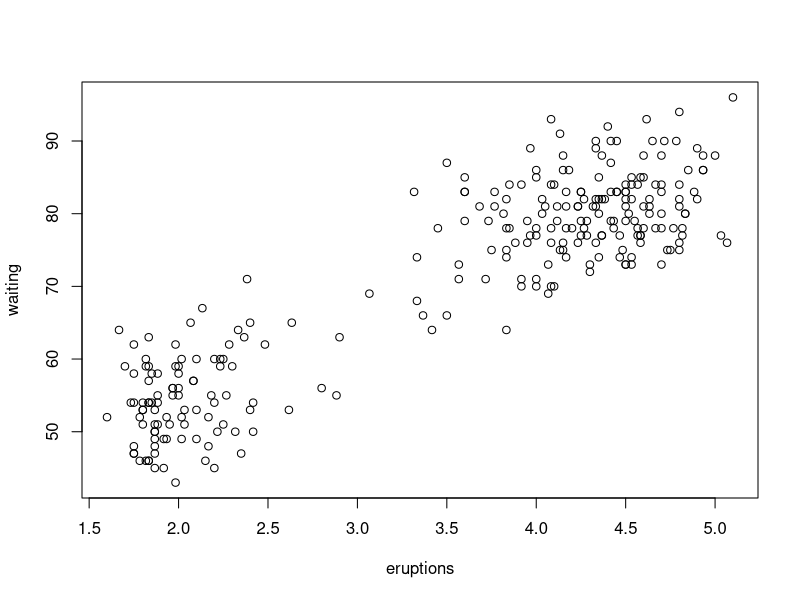
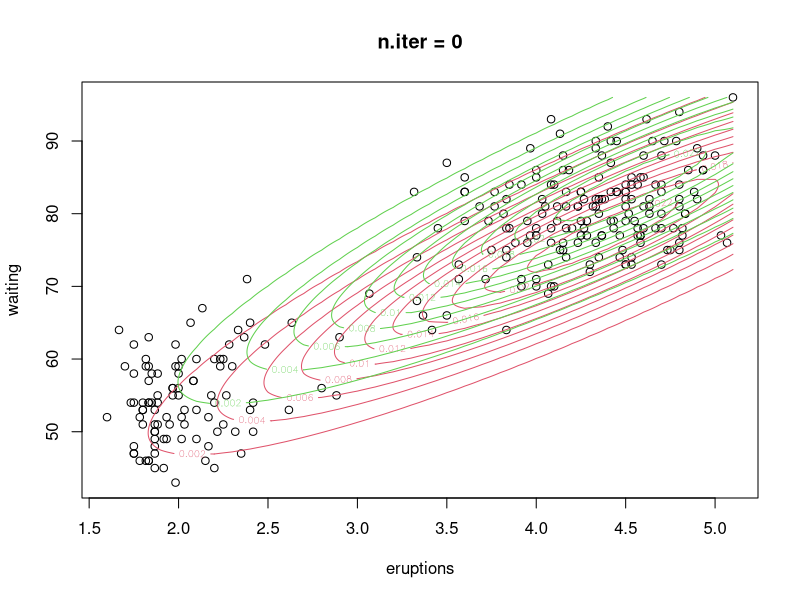
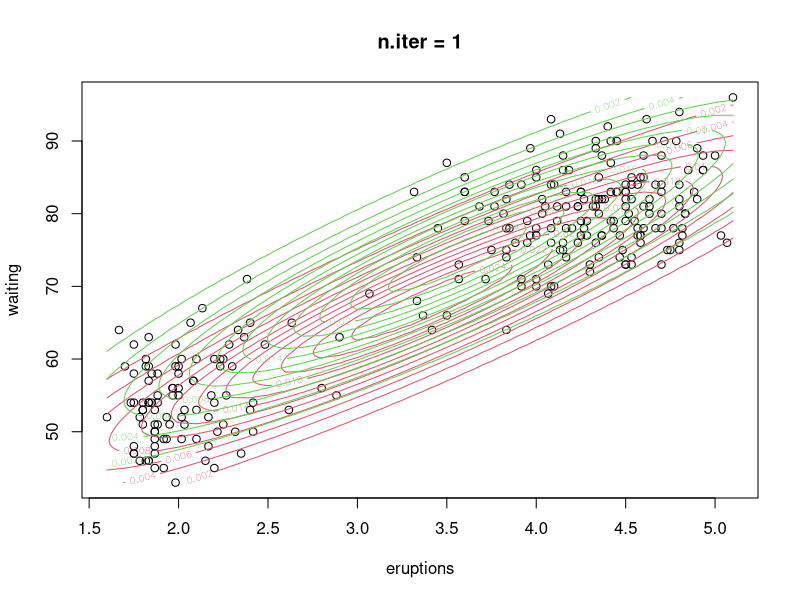
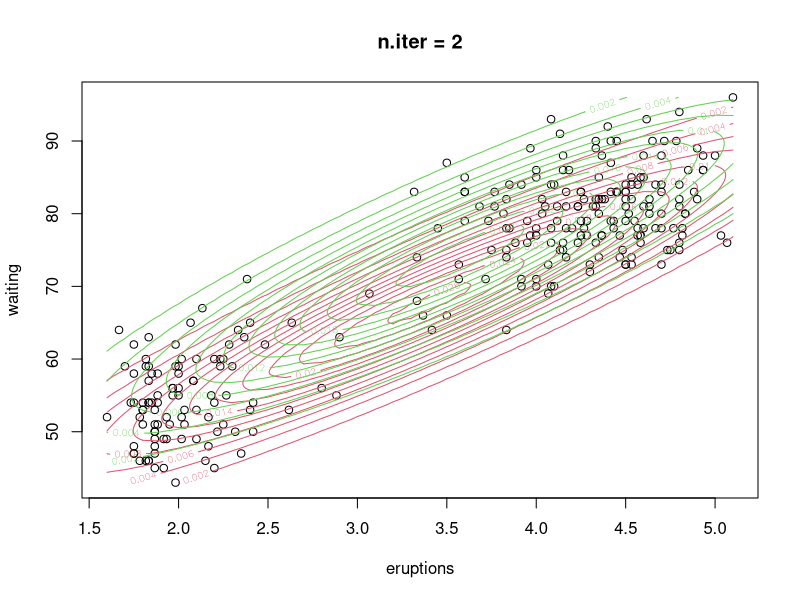
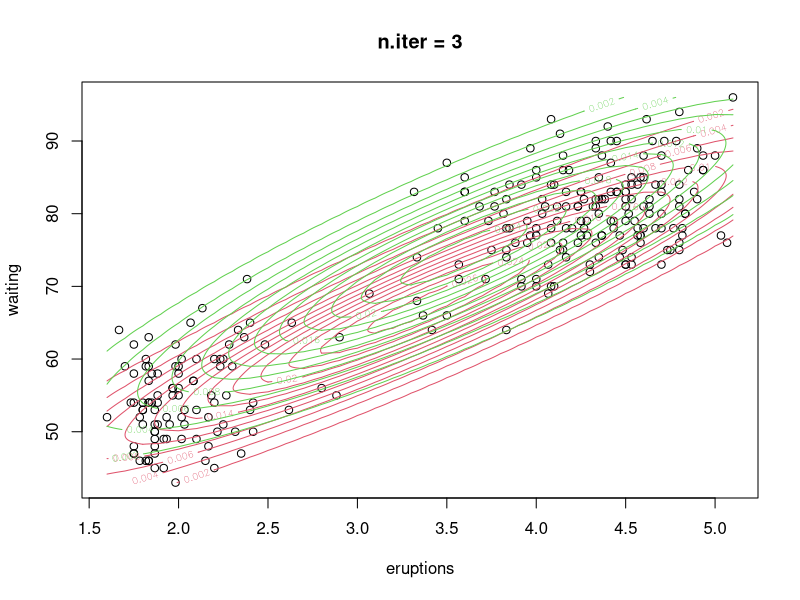
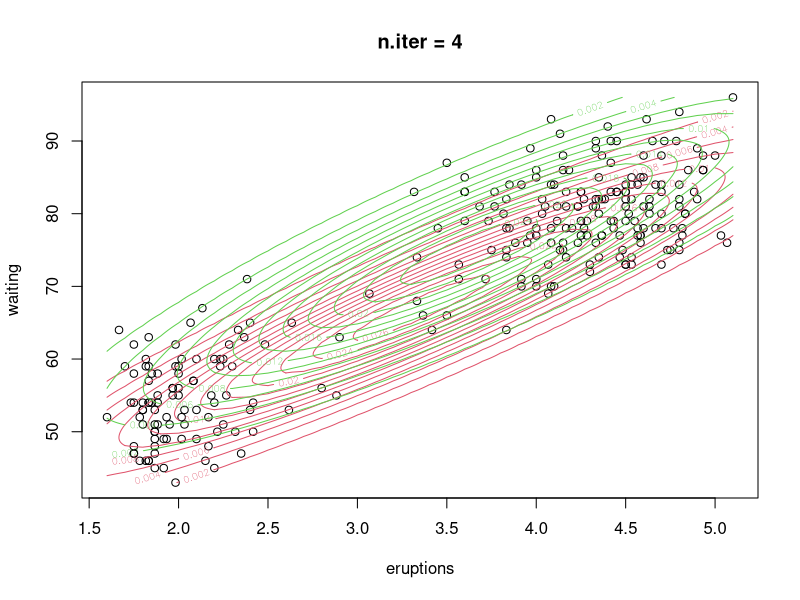
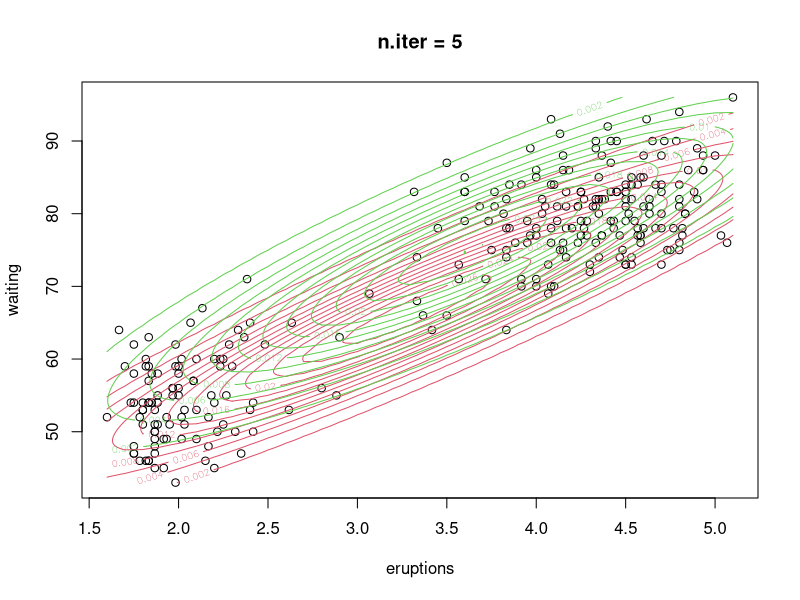
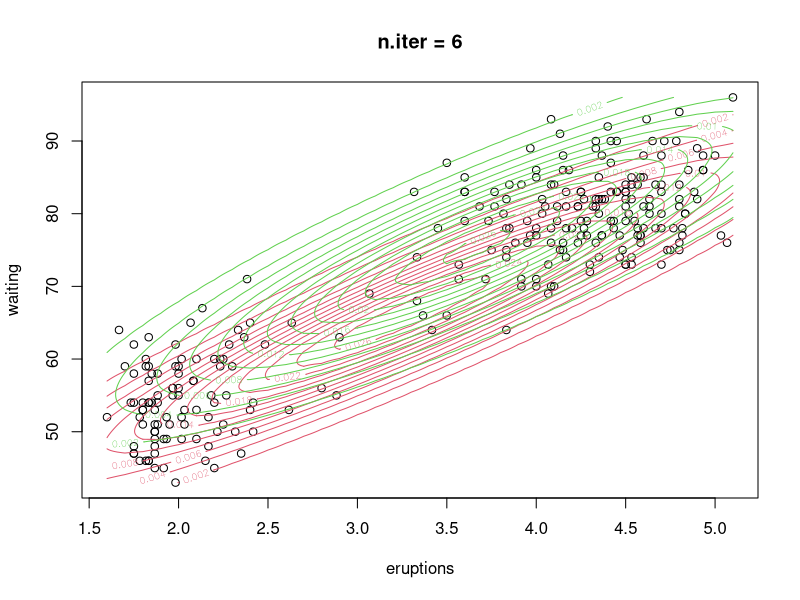

The R source for these figures, in order:
## ---- chunk 1
knitr::opts_chunk$set(echo = TRUE)
## ---- chunk 2
library('mvtnorm')

plot.mixture <- function(model, YY, ...) {
  plot(YY, ...)
  mmu <- model$mmu
  SS <- model$SS
  m <- length(mmu)
  xx <- seq(min(YY[,1]), max(YY[,1]), by=.1)
  yy <- seq(min(YY[,2]), max(YY[,2]), by=.1)
  for (ell in 1:m) {
    contour(xx, yy, 
             outer(xx, yy, function(xx, yy) dmvnorm(cbind(xx, yy), mmu[[ell]], SS[[ell]])),
             add=T, col=1+ell%%7)
  }
}

YY <- as.matrix(faithful)
par(mfrow=c(1,2))
# boxplot(YY$eruptions)
# boxplot(YY$waiting)
par(mfrow=c(1,1))
plot(YY)
## ---- chunk 3
llk <- function(model, YY) {
  mmu <- model$mmu
  SS <- model$SS
  pp <- model$pp
  m <- length(mmu)
  N <- nrow(YY)
  PPHI <- matrix(0, N, m)
  for (ell in 1:m) {
    PPHI[,ell] <- dmvnorm(YY, mean=mmu[[ell]], sigma=SS[[ell]])
  }
  sum(log(PPHI %*% pp))
}

em.gauss <- function(m, YY, llk.diff.eps=0.1, do.plot=FALSE, verbose=FALSE) {
  d <- ncol(YY)
  N <- nrow(YY)
  phi <- dmvnorm
  mmu <- list()
  SS <- list()
  ww <- list()
  zz <- list()
  llk.prev <- -Inf
  llk.hist <- NULL
  # Initialization
  # TODO: Split the data into m clusters at random; calculate mmu, SS, pp for each cluster
  for (ell in 1:m) {
    # pick two data points at random
    mmu[[ell]] <- sample(as.data.frame(t(YY)), 1)[[1]]
    SS[[ell]] <- cov(YY)
  }
  pp <- rep(1/m, m)
  if (do.plot) {
    plot.mixture(list(pp=pp, mmu=mmu, SS=SS), YY, main=paste('n.iter =', 0))
  }
  n.iter <- 1
  repeat {
    # Expectation
    PPHI <- matrix(0, N, m)
    for (ell in 1:m) {
      PPHI[,ell] <- phi(YY, mean=mmu[[ell]], sigma=SS[[ell]])
    }
    for (ell in 1:m) {
      zz[[ell]] <- pp[[ell]] * PPHI[,ell]  / PPHI %*% pp
    }
    for (ell in 1:m) {
      ww[[ell]] <- zz[[ell]] / sum(zz[[ell]])
    }
    # Maximization
    for (ell in 1:m) {
      mmu[[ell]] <- as.vector(t(YY) %*% ww[[ell]])
      pp[[ell]] <- sum(zz[[ell]]) / N
      # FIXME: vectorize
      for (i1 in 1:d) {
        for (i2 in 1:d) {
          SS[[ell]][i1, i2] <- sum(ww[[ell]] * (YY[, i1] - mmu[[ell]][i1]) * (YY[, i2] - mmu[[ell]][i2]))
        }
      }
    }
    llk.cur <- llk(list(pp=pp, mmu=mmu, SS=SS), YY)
    llk.diff <- abs(llk.cur - llk.prev)
    if (verbose) {
      cat('# ', n.iter, ' LLK = ', llk.cur, ' (', llk.diff, ')\n', sep='')
    }
    llk.hist <- c(llk.hist, llk.cur)
    if (do.plot) {
      plot.mixture(list(pp=pp, mmu=mmu, SS=SS), YY, main=paste('n.iter =', n.iter))
    }
    if (llk.diff < llk.diff.eps) {
      if (do.plot) {
        plot(llk.hist, type='o', col='blue', main='Log likelihood', xlab='n.iter')
      }
      return(list(pp=pp, mmu=mmu, SS=SS, zz=zz, llk=llk.cur, llk.hist=llk.hist))
    } else {
      llk.prev <- llk.cur
      n.iter <- n.iter + 1
    }
  }
}
## ---- chunk 4
set.seed(2)
model.2 <- em.gauss(2, YY, do.plot=TRUE, verbose=TRUE)
model.2$pp
model.2$mmu
model.2$SS
## ---- chunk 5
set.seed(1)
model.3 <- em.gauss(3, YY, do.plot=TRUE, verbose=TRUE)
## ---- chunk 6
fit.em.gauss <- function(m, YY, n.tries=10, verbose=FALSE) {
  prev.llk <- -Inf
  model.best <- NULL
  for (n.iter in 1:n.tries) {
    if (verbose) {
      cat('= Fitting model', n.iter, '...\n')
    }
    model <- em.gauss(m, YY, verbose=verbose)
    if (model$llk > prev.llk) {
      model.best <- model
    }
  }
  return(model)
}

set.seed(1)
model <- fit.em.gauss(3, YY, verbose=TRUE)
## ---- chunk 7
df <- function(model) {
  m <- length(model$mmu)
  d <- length(model$mmu[[1]])
  (m - 1) + m * d + m * d*(d+1) / 2
}

aic.gm <- function(model, YY) {
  2 * (llk(model, YY) - df(model))
}

bic.gm <- function(model, YY) {
  N <- nrow(YY)
  2 * llk(model, YY) - df(model) * log(N)
}
## ---- chunk 8
model <- em.gauss(3, YY, do.plot=FALSE)
df(model)
aic.gm(model, YY)
bic.gm(model, YY)
## ---- chunk 9
ic.mod.sel <- function(m.max, n.tries=10, do.plot=FALSE) {
  aic <- numeric(m.max)
  bic <- numeric(m.max)
  for (m in 1:m.max) {
    cat('m =', m, '\n')
    model <- fit.em.gauss(m, YY, n.tries=n.tries, verbose=FALSE)
    # model <- em.gauss(m, YY)
    aic[m] <- aic.gm(model, YY)
    bic[m] <- bic.gm(model, YY)
  }
  if (do.plot) {
    matplot(cbind(aic, bic), type='b', pch=c(1,2), col=c('blue', 'red'), lty=c('solid'),
            main='', xlab='m')
  }
  legend("topleft", bty = "n",
         legend = c('AIC', 'BIC'),
         col = c('blue', 'red'),
         lty = c('solid', 'solid'))
  return(list(aic=aic, bic=bic))
}
## ---- chunk 10
set.seed(1)
ic.mod.sel(7, 20, do.plot=TRUE)
## ---- chunk 11
plot.classification <- function(model, YY, plot.densities=TRUE) {
  N <- nrow(YY)
  m <- length(model$pp)
  ZZ <- matrix(unlist(model$zz), N, m)
  xlim <- c(min(YY[,1]), max(YY[,1]))
  ylim <- c(min(YY[,2]), max(YY[,2]))
  if (plot.densities) {
    plot.mixture(model, YY, main=paste('m =', m))
  } else {
    plot(YY, type='n', main=paste('m =', m))
  }
  class.labels <- apply(ZZ, 1, which.max)
  for (ell in 1:m) {
    par(new=TRUE)
    plot(YY[class.labels==ell,], col=(1+ell), xlab='', ylab='', xlim=xlim, ylim=ylim, axes=FALSE)
  }
}

set.seed(1)
model <- fit.em.gauss(2, YY, 20, verbose=FALSE)
ZZ <- matrix(unlist(model$zz), 272, 2)
head(ZZ)
head(rowSums(ZZ))
# matplot(ZZ)
plot.classification(model, YY)
## ---- chunk 12
par(mfrow=c(2,2))
for (ell in 2:5) {
  set.seed(1)
  plot.classification(fit.em.gauss(ell, YY, 30, verbose=FALSE), YY, plot.densities=FALSE)
}
par(mfcol=c(1,1))
## ---- chunk 13
library('mclust')
## ---- chunk 14
set.seed(1)
par(mfrow=c(2,2))
for (ell in 2:5) {
  set.seed(1)
  M <- Mclust(YY, G=ell, modelNames='VVV')
  plot(M, what='classification')
}
par(mfcol=c(1,1))

par(mfrow=c(2,2))
for (ell in 2:5) {
  set.seed(1)
  M <- Mclust(YY, G=ell, modelNames='VVV')
  plot(M, what='uncertainty')
}
par(mfcol=c(1,1))

par(mfrow=c(2,2))
for (ell in 2:5) {
  set.seed(1)
  M <- Mclust(YY, G=ell, modelNames='VVV')
  plot(M, what='density', type = 'image', col = 'dodgerblue3', grid = 100)
  # plot(M.2.VVV, what='density', type = 'persp')
}
par(mfcol=c(1,1))

## ---- chunk 15
set.seed(1)
model.2 <- fit.em.gauss(2, YY, n.tries=20, verbose=FALSE)
plot.mixture(model.2, YY)
df(model.2)
# aic.gm(model, YY)
bic.gm(model.2, YY)
llk(model.2, YY)
## ---- chunk 16
M.2.VVV <- Mclust(YY, G=2, modelNames='VVV')
M.2.VVV$df
M.2.VVV$bic
M.2.VVV$loglik
## ---- chunk 17
set.seed(1)
my.bic <- ic.mod.sel(7, 20, do.plot=TRUE)$bic
set.seed(1)
mc.bic <- mclustBIC(YY, modelNames='VVV')
cat('Our BICs:\n')
print(my.bic)
cat('Mclust\'s BICs:\n')
print(as.numeric(mc.bic))
matplot(cbind(mc.bic[1:7], my.bic), pch=c(1,2), type='b')
## ---- chunk 18
BIC <- mclustBIC(YY)
plot(BIC)
summary(BIC)
BIC
